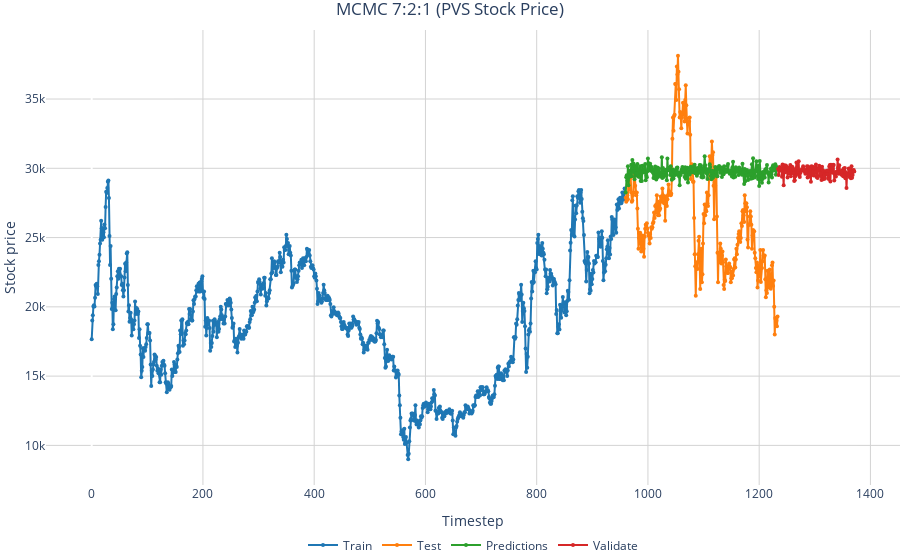

Notebook code cell kept with this figure:
### Markdown cell above
*   Plot 2

### Code cell
import plotly
import plotly.graph_objs as go
import plotly.express as px
from plotly.subplots import make_subplots

fig = go.Figure()
fig.add_trace(go.Scatter(x=train_data_index, y=train_data, mode='lines+markers', marker=dict(size=4),  name='Train', marker_color='#1F77B4'))
fig.add_trace(go.Scatter(x=test_data_index,y=test_data, mode='lines+markers', marker=dict(size=4), name='Test', marker_color='#FF7F0E'))
fig.add_trace(go.Scatter(x=test_data_index,y=stock_pred[:test_size], mode='lines+markers', marker=dict(size=4), name='Predictions', marker_color='#2CA02C'))
fig.add_trace(go.Scatter(x=val_data_index, y=stock_pred[test_size:], mode='lines+markers', marker=dict(size=4), name='Validate', marker_color='#D62728'))

fig.update_layout(legend_orientation="h",
                  legend=dict(x=.5, xanchor="center"),
                  plot_bgcolor='#FFFFFF',
                  xaxis=dict(gridcolor = 'lightgrey'),
                  yaxis=dict(gridcolor = 'lightgrey'),
                  title_text = f'MCMC 7:2:1 (PVS Stock Price)', title_x = 0.5,
                  xaxis_title="Timestep",
                  yaxis_title="Stock price",
                  margin=dict(l=0, r=0, t=30, b=0))
fig.show()

### Figure 1 — Plotly figure (JSON) as saved in the notebook; plotly's stock layout.template omitted (floating-point values rounded to 4 significant figures; data arrays with more than 128 entries replaced by an {"elided": "..."} marker saying what was removed)
{"data": [{"marker": {"color": "#1F77B4", "size": 4}, "mode": "lines+markers", "name": "Train", "type": "scatter", "x": {"elided": "960 int values"}, "y": {"elided": "960 int values"}}, {"marker": {"color": "#FF7F0E", "size": 4}, "mode": "lines+markers", "name": "Test", "type": "scatter", "x": {"elided": "274 int values"}, "y": {"elided": "274 int values"}}, {"marker": {"color": "#2CA02C", "size": 4}, "mode": "lines+markers", "name": "Predictions", "type": "scatter", "x": {"elided": "274 int values"}, "y": {"elided": "274 float values"}}, {"marker": {"color": "#D62728", "size": 4}, "mode": "lines+markers", "name": "Validate", "type": "scatter", "x": {"elided": "138 int values"}, "y": {"elided": "138 float values"}}], "layout": {"legend": {"orientation": "h", "x": 0.5, "xanchor": "center"}, "margin": {"b": 0, "l": 0, "r": 0, "t": 30}, "plot_bgcolor": "#FFFFFF", "title": {"text": "MCMC 7:2:1 (PVS Stock Price)", "x": 0.5}, "xaxis": {"gridcolor": "lightgrey", "title": {"text": "Timestep"}}, "yaxis": {"gridcolor": "lightgrey", "title": {"text": "Stock price"}}}}
